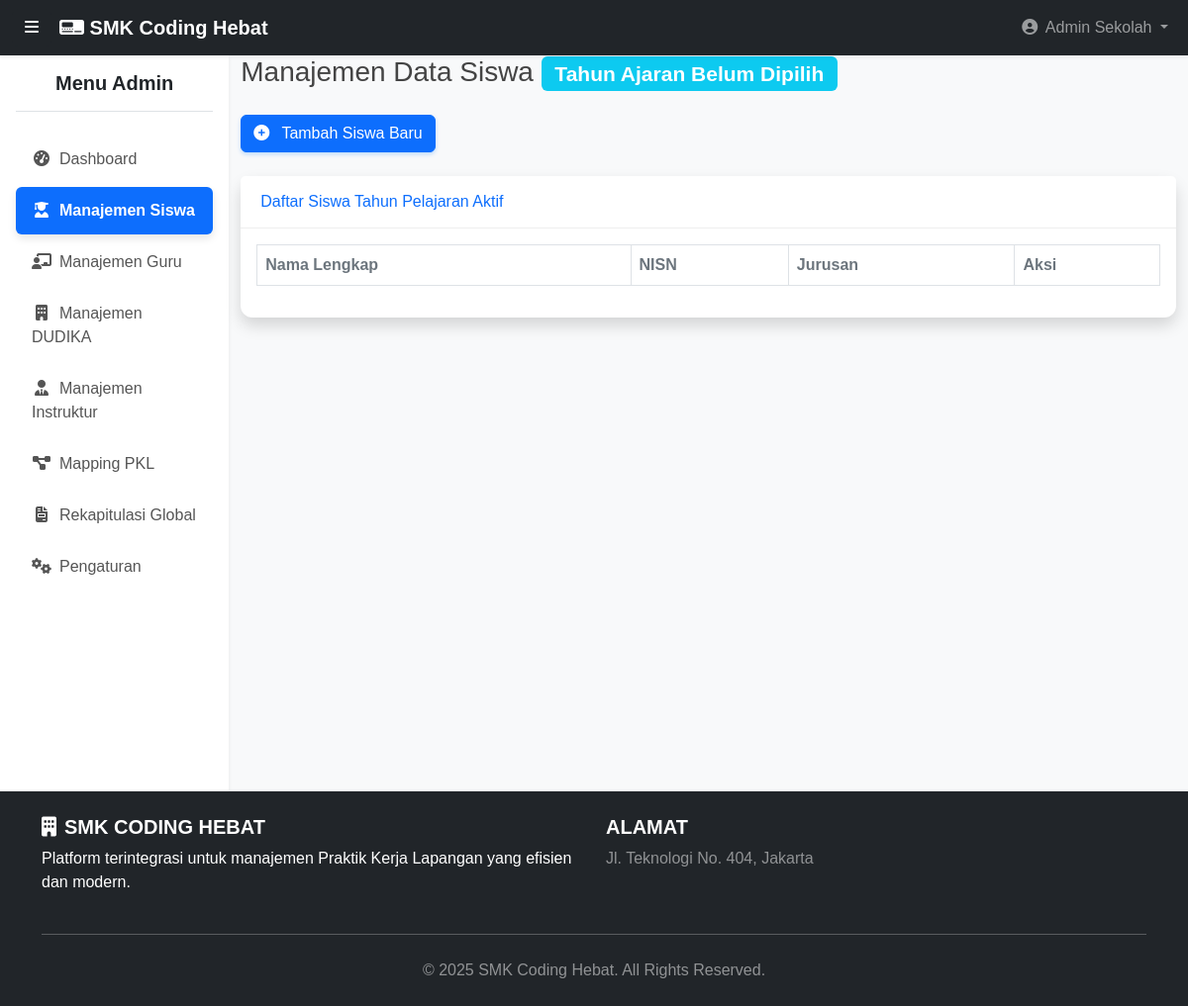
The app's page /manage_students.php (signed in), older data.
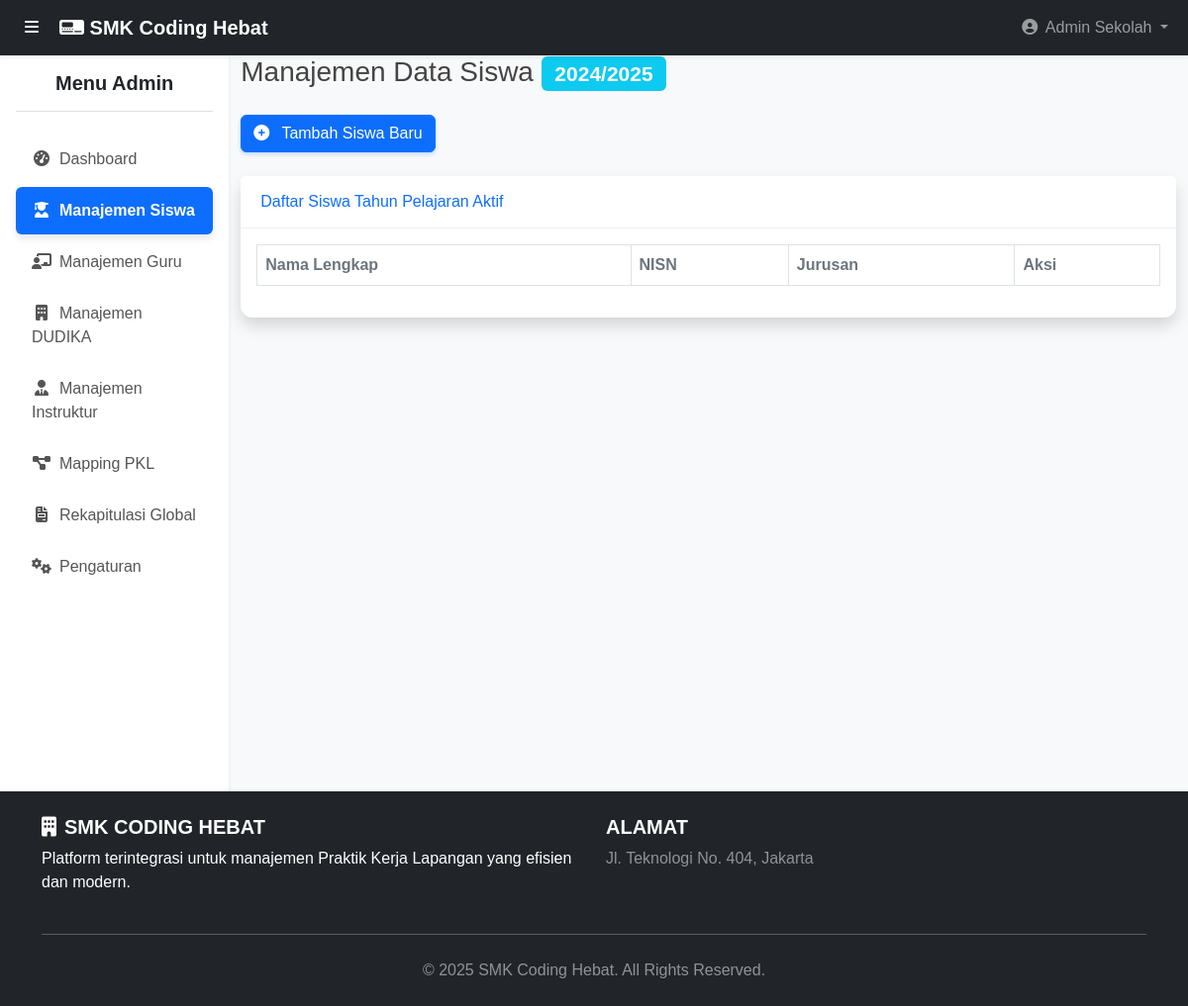
The same page, newer data.
### tables this page shows
CREATE TABLE `academic_years` (
  `id` int(11) NOT NULL AUTO_INCREMENT,
  `year_name` varchar(50) NOT NULL,
  `status` enum('active','inactive') NOT NULL DEFAULT 'inactive',
  PRIMARY KEY (`id`),
  UNIQUE KEY `year_name` (`year_name`)
);

### config/config.php (called while the page is built, shortened)
<?php
try {
    $pdo = new PDO("mysql:host=" . DB_HOST . ";dbname=" . DB_NAME, DB_USER, DB_PASS);
    $pdo->setAttribute(PDO::ATTR_ERRMODE, PDO::ERRMODE_EXCEPTION);
} catch(PDOException $e){
    die("ERROR: Could not connect. " . $e->getMessage());
}
try {
    $stmt_year = $pdo->prepare("SELECT * FROM academic_years WHERE status = 'active' LIMIT 1");
    $stmt_year->execute();
    $active_year = $stmt_year->fetch(PDO::FETCH_ASSOC);
    if (!$active_year) {
        $stmt_last_year = $pdo->query("SELECT * FROM academic_years ORDER BY id DESC LIMIT 1");
        $active_year = $stmt_last_year->fetch(PDO::FETCH_ASSOC);
    }
} catch (PDOException $e) {
    $active_year = null;
}
?>

### manage_students.php (the view, shortened to what this page needs)
<?php
require_once __DIR__ . '/templates/header.php';
require_once __DIR__ . '/templates/sidebar.php';
?>
<div class="container-fluid">
    <h1 class="h3 mb-4 text-gray-800">Manajemen Data Siswa <span class="badge bg-info"><?php echo htmlspecialchars($active_year['year_name'] ?? 'Tahun Ajaran Belum Dipilih'); ?></span></h1>
    <button type="button" class="btn btn-primary mb-4" data-bs-toggle="modal" data-bs-target="#studentModal">
        <i class="fas fa-plus-circle me-2"></i> Tambah Siswa Baru
    </button>
    <div class="card shadow mb-4">
        <div class="card-header py-3">
            <h6 class="m-0 font-weight-bold text-primary">Daftar Siswa Tahun Pelajaran Aktif</h6>
        </div>
        <div class="card-body">
            <div class="table-responsive">
                <table class="table table-bordered table-hover" id="dataTable" width="100%" cellspacing="0">
                    <thead>
                        <tr>
                            <th>Nama Lengkap</th>
                            <th>NISN</th>
                            <th>Jurusan</th>
                            <th>Aksi</th>
                        </tr>
                    </thead>
                </table>
            </div>
        </div>
    </div>
</div>
<?php require_once __DIR__ . '/templates/footer.php'; ?>

Row changes from the older to the newer data that the page shows:
added academic_years: year_name "2024/2025"
Text that changed along with them:
$active_year['year_name']: "Tahun Ajaran Belum Dipilih" → (not shown)
